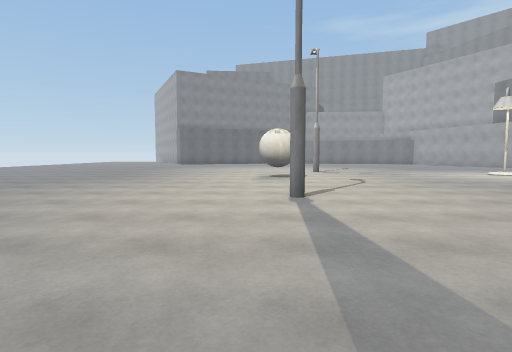
[1] (above)

23 first-person views from a walk through a 3-D level made in the Unity game engine. The camera is 1.3 m above the floor, tilts 4° down and sees 80° across. The floor is counted in squares, 2 m on a side. Each view is taken from the middle of a square. On the plan, view 1 faces up. The plan holds only what a view shows up to about 10 squares ahead; the rest is blank. The place goes on beyond the plan. Surface patterns are stand-ins for the level's own textures.

[2]
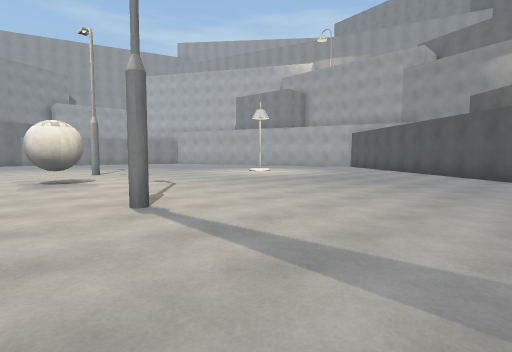

[3]
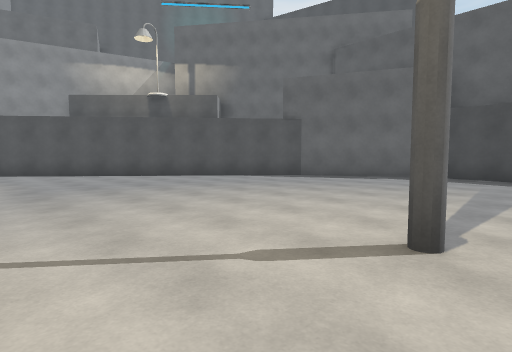

[4]
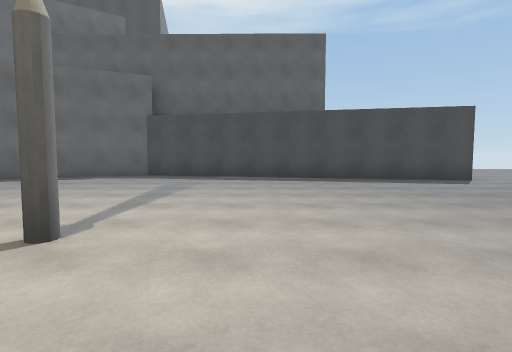

[5]
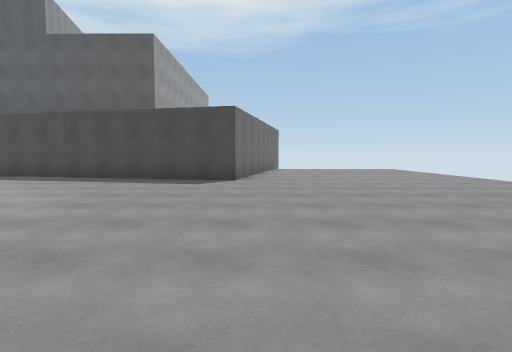

[6]
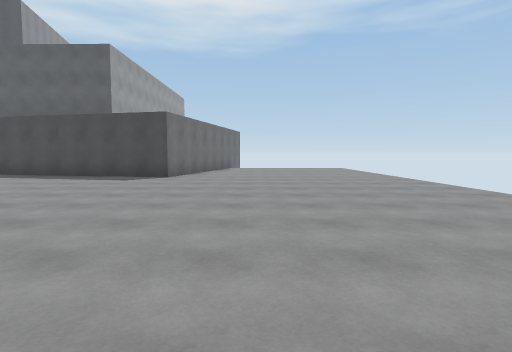

[7]
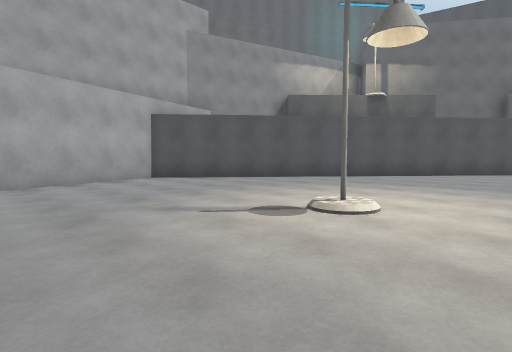

[8]
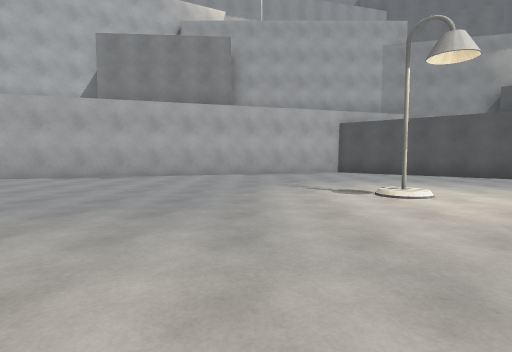

[9]
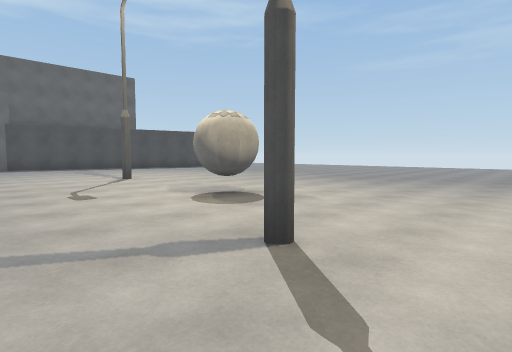

[10]
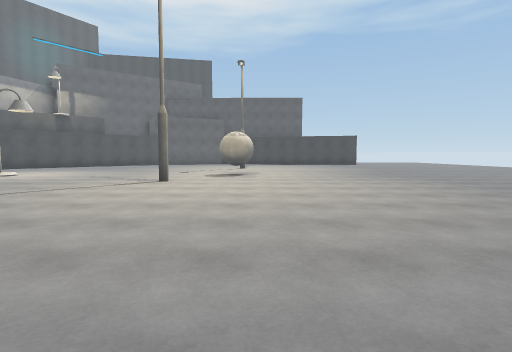

[11]
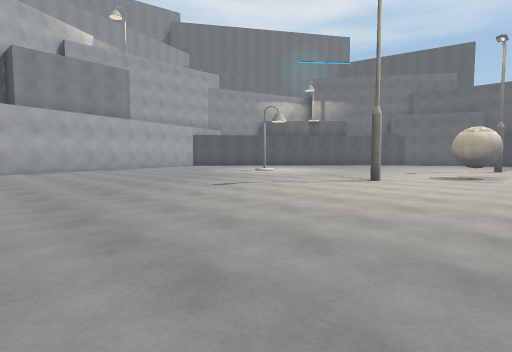

[12]
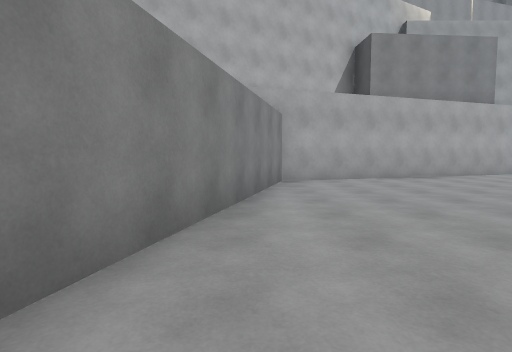

[13]
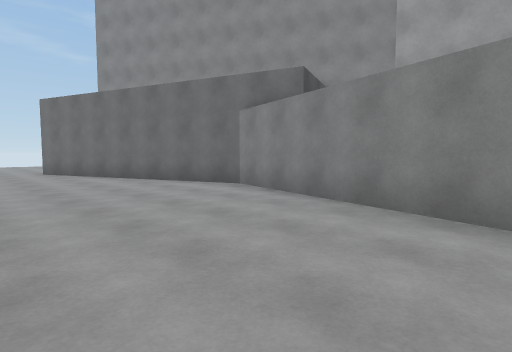

[14]
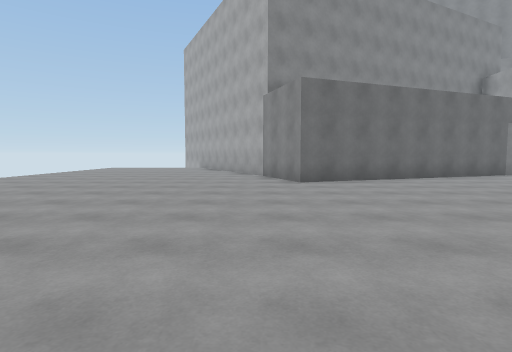

[15]
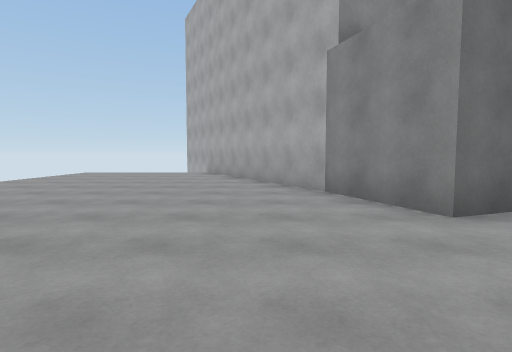

[16]
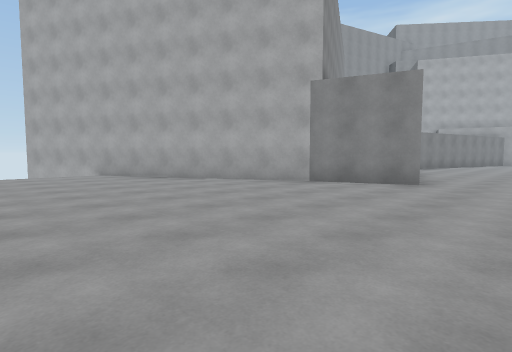

[17]
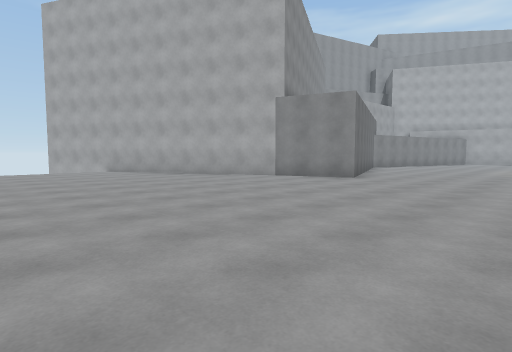

[18]
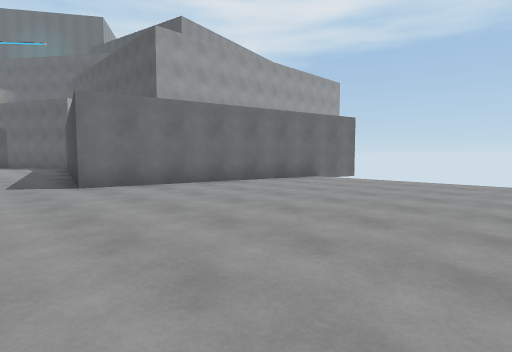

[19]
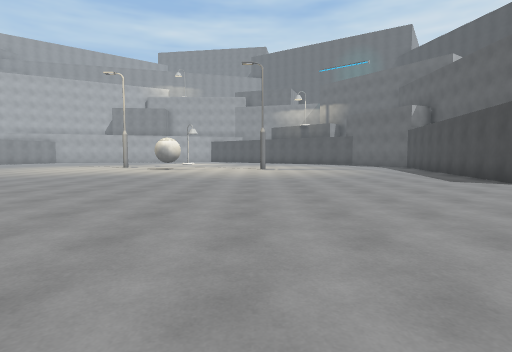

[20]
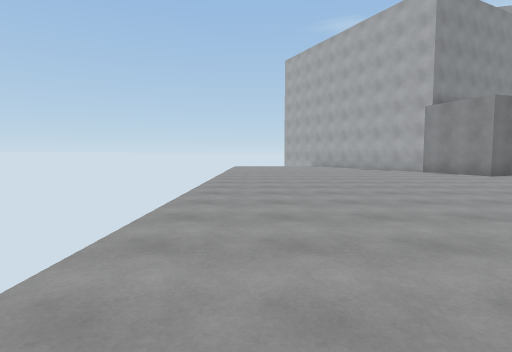

[21]
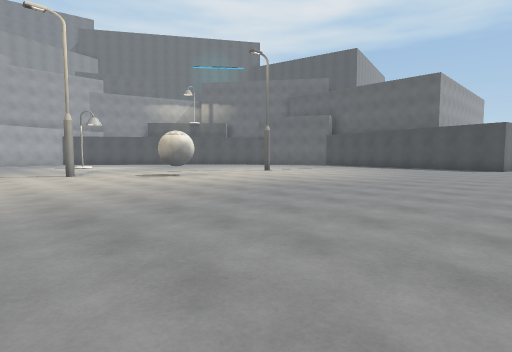

[22]
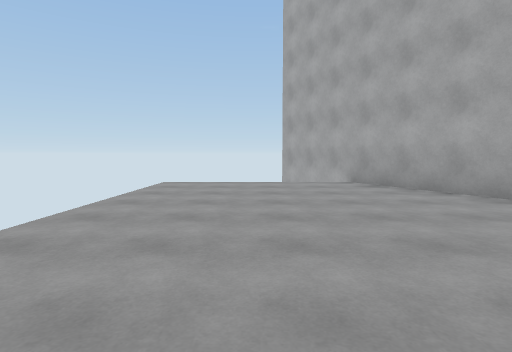

[23]
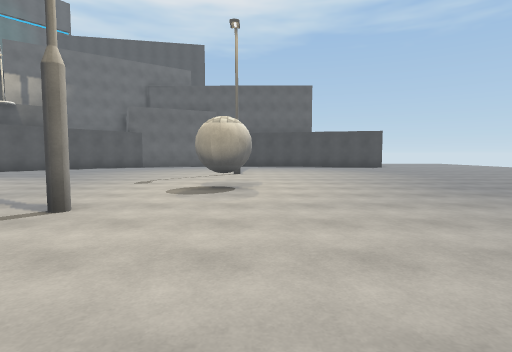

### Floor plan
Points are (right, up) in squares from view 1. A wall is a line through its corners. A room is listed if a view was taken in it or the views show most of it. See-through windows are left out.
Room 1 (views 1, 2, 3, 4, 5, 6, 7, 8, 9, 10, 11, 12, 13, 14, 15, 16, 17, 18, 19, 20, 21, 22, 23)
walls: (-7.9, -7.5) (-6.5, -0.7) (2.4, -2.6) (5.9, -1) (14.2, 9) (10.5, 20.4) (1.9, 22.6) (-5, 20.1) (-5.8, 22.4) (-9.4, 29.6)
objects: ball (0, 9) to (1, 9); lamp (8, 10)

Positions as (right, up) in squares from view 1, and headings:
1: (0, 0), facing up
2: (-1, 1), facing up-right
3: (0, 7), facing down-right
4: (-1, 7), facing down
5: (-7, 7), facing down
6: (-9, 8), facing down
7: (6, 13), facing down-right
8: (3, 12), facing right
9: (4, 13), facing down-left
10: (0, 19), facing down
11: (-1, 19), facing down-right
12: (3, 21), facing right
13: (7, 18), facing up-left
14: (-6, 13), facing up
15: (-7, 17), facing up
16: (-12, 18), facing up-right
17: (-13, 16), facing up-right
18: (-13, 1), facing down-right
19: (-13, 5), facing right
20: (-12, 11), facing up
21: (-8, 14), facing down-right
22: (-11, 21), facing up
23: (0, 15), facing down
